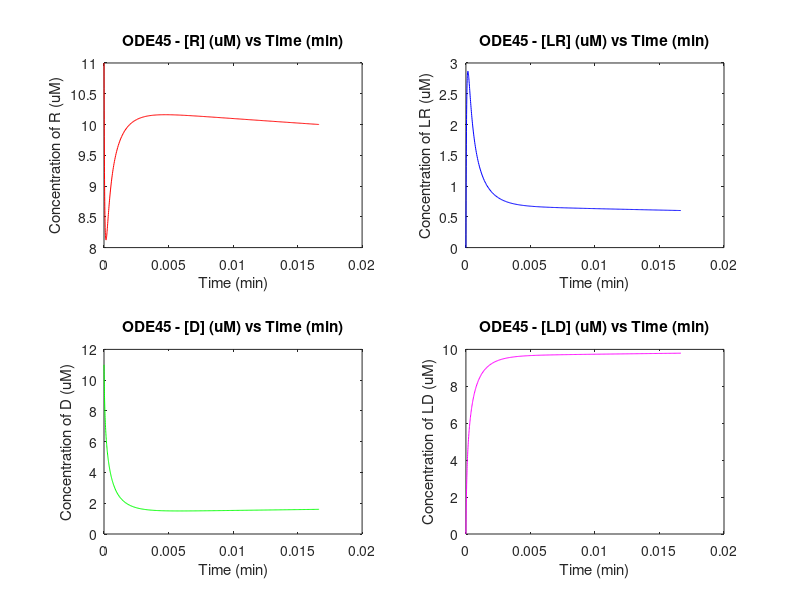

Source code (MATLAB):
% This program will solve a series of differential equations using Matlab's
% built-in ODE solver. 
% The equations being solved are the same ones from Part 2

function hw2b

clear all;
close all;

initialTime = 0; %minutes
finalTime = 1/60; % minutes

% Initial Concentrations
initialL = 11; % micromoles
initialR = 11; % micromoles
initialD = 11; % micromoles
initialLR = 0; % micromoles
initialLD = 0; % micromoles

% Values of Rate constants
% k1 = 600; %uM^-1min^-1
% k2 = 6000; % min^-1
% k3 = 28.8; % min^-1
% k4 = 0.288; % min^-1
% k5 = 600; %uM^-1min^-1
% k6 = 60; % min^-1
% k7 = 0.8; %uM^-1min^-1
% k8 = 0.8; %uM^-1min^-1

% Commented out here because they arent used until the next function

% Setup and Call to ODE45
trange =[initialTime finalTime];  % time interval
x0=[initialL initialR initialD initialLR initialLD]; % initial condition
[t,x]=ode45(@ODE45SPde,trange, x0,odeset('RelTol', 1e-5, 'AbsTol', 1e-5));

%Plotting
subplot(2,2,1)
plot(t,x(:,2),'r-')
xlabel('Time (min)')
ylabel('Concentration of R (uM)')
title('ODE45 - [R] (uM) vs Time (min)')
subplot(2,2,2)
plot(t,x(:,4), 'b-')
xlabel('Time (min)')
ylabel('Concentration of LR (uM)')
title('ODE45 - [LR] (uM) vs Time (min)')
subplot(2,2,3)
plot(t,x(:,3),'g-')
xlabel('Time (min)')
ylabel('Concentration of D (uM)')
title('ODE45 - [D] (uM) vs Time (min)')
subplot(2, 2, 4)
plot(t,x(:,5), 'm-')
xlabel('Time (min)')
ylabel('Concentration of LD (uM)')
title('ODE45 - [LD] (uM) vs Time (min)')

return

% ODE45SPde function:
function dxdt= ODE45SPde(t,x)

% Values of Rate constants
k1 = 600; %uM^-1min^-1
k2 = 6000; % min^-1
k3 = 28.8; % min^-1
k4 = 0.288; % min^-1
k5 = 600; %uM^-1min^-1
k6 = 60; % min^-1
k7 = 0.8; %uM^-1min^-1
k8 = 0.8; %uM^-1min^-1

dxdt=[-k1*x(1)*x(2)+k2*x(4)-k5*x(1)*x(3)+k6*x(5);
      -k1*x(1)*x(2)+k2*x(4)-k7*x(1)*x(2)+k8*x(1)*x(3);
      -k5*x(1)*x(3)+k6*x(5)+k7*x(1)*x(2)-k8*x(1)*x(3);
       k1*x(1)*x(2)-k2*x(4)-k3*x(4)+k4*x(5);
       k3*x(4)-k4*x(5)+k5*x(1)*x(3)-k6*x(5)];
return